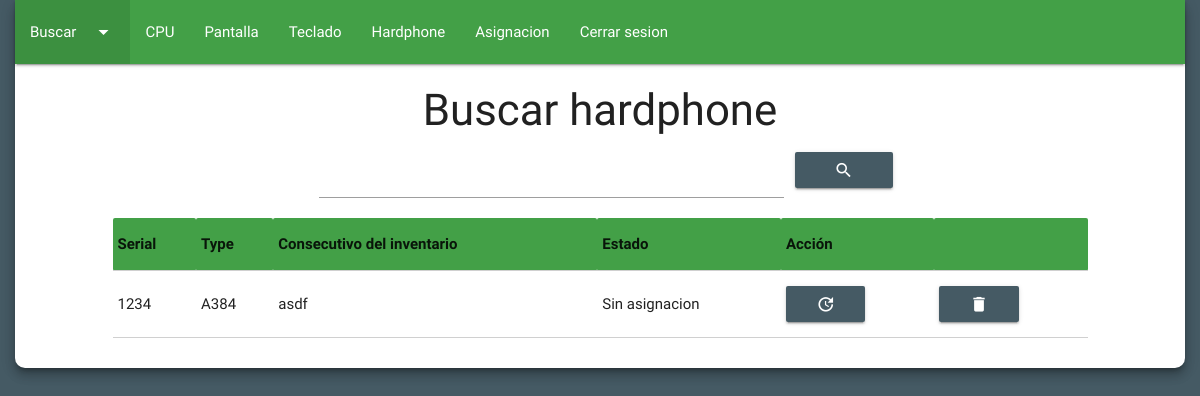
/?c=admin&a=ReadHardphone (signed in), run on an earlier commit of the app's database.
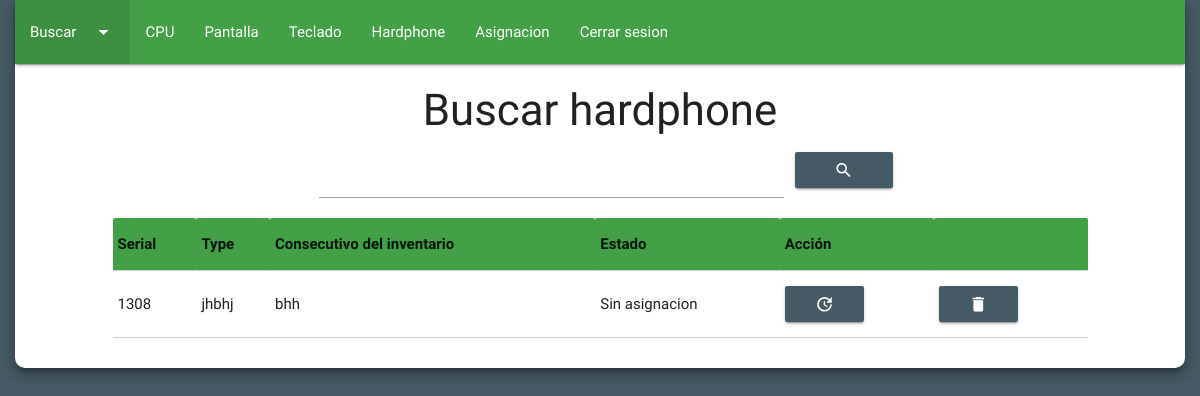
And on a later commit of the database.
### tables this page shows
CREATE TABLE `hardphone` (
  `hard_id` int(11) NOT NULL COMMENT 'En este campo se almacena la clave primaria de cada registro. Este campo es la llave primaria de la tabla.',
  `hard_serial` varchar(50) NOT NULL COMMENT 'En este campo se va a almacenar el serial del hardphone que se esta registrando.',
  `hard_type` varchar(50) NOT NULL COMMENT 'En este campo se va a almacenar el type del hardphone que se esta registrando.',
  `hard_consecutivo` varchar(50) NOT NULL COMMENT 'En este campo se va a almacenar el consecutivo de inventario de cada hardphone que se esta registrando.',
  `hard_extension` varchar(50) NOT NULL COMMENT 'En este campo se va a almacenar la extension en el que se encuentre asignado un hardphone determinado.',
  `hard_estado` varchar(50) NOT NULL COMMENT 'Este campo almacena el estado de un hardphone determinado, ya sea asignado o sin asignacion.'
);

### model/conn.model.php (called while the page is built, shortened)
<?php
class DataBase{
  private static $db_host = "localhost";
  private static $db_name = "inventario";
  private static $db_user = "root";
  private static $db_pass = "";
  private static $db_conn = null;
  public static function connect(){
    if(self::$db_conn == null){
      try{
        self::$db_conn = new PDO("mysql:host=".self::$db_host.";dbname=".self::$db_name,self::$db_user,self::$db_pass);
        self::$db_conn->exec("SET CHARACTER SET utf8");
      }catch(PDOException $e){
        die($e->getMessage());
      }
    }
    return self::$db_conn;
  }
}
?>

### model/user.model.php (called while the page is built, shortened)
<?php
class UserModel{
  private $pdo;
  public function __CONSTRUCT(){
    try{
      $this->pdo = DataBase::connect();
      $this->pdo->setAttribute(PDO::ATTR_ERRMODE,PDO::ERRMODE_EXCEPTION);
    }catch(PDOException $e){
      die($e->getMessage());
    }
  }
  public function ReadHardphone(){
    try {
      $sql= "SELECT * FROM hardphone";
      $query= $this->pdo->prepare($sql);
      $query->execute();
      $result= $query->fetchALL(PDO::FETCH_OBJ);
    } catch (PDOException $e) {
      die($e->getMessage());
    }
    return $result;
  }
}
 ?>

### view/modules/admin/readHardphone.php (the view, shortened to what this page needs)
<div class="row z-depth-4" id="cuerpo">
  <form class="" action="" method="post">
    <nav>
      <div class="nav-wrapper green darken-1">
        <ul>
          <li class="active"><a class="dropdown-button" data-activates="dropdown1" href="">Buscar<i class="material-icons right">arrow_drop_down</i></a></li>
          <li><a href="?c=admin&a=Equipo">CPU</a></li>
          <li><a href="?c=admin&a=Pantalla">Pantalla</a></li>
          <li><a href="?c=admin&a=Teclado">Teclado</a></li>
          <li><a href="?c=admin&a=Hardphone">Hardphone</a></li>
          <li><a href="?c=admin&a=Asignacion">Asignacion</a></li>
          <li><a href="?c=admin&a=logout" onclick="return confirm('¿Desea cerrar sesion?')">Cerrar sesion</a></li>
        </ul>
      </div>
    </nav>
    <form action="?c=admin&a=ReadHardphone" method="GET">
      <h3>Buscar hardphone</h3>
      <div class="col s5 offset-s3">
        <input type="text" name="user" autofocus>
      </div>
      <button type="submit" class="btn waves-effect waves-light col s1 blue-grey darken-2 tooltipped" data-position="right" data-tooltip="Buscar"><i class="small material-icons">search</i></button>
    </form>
    <?php
    if(isset($_POST['user'])){
      $user= $_POST['user'];
      $user= $this->model->SearchHardphone($user);
      if (count($user)>0){
        foreach($user as $row){ ?>
    <table class="highlight bordered col s10 offset-s1">
      <thead class="green darken-1">
        <tr>
          <th>Serial</th>
          <th>Type</th>
          <th>Consecutivo del inventario</th>
          <th>Estado</th>
          <th>Acción</th>
          <th></th>
        </tr>
      </thead>
      <tbody>
        <tr>
          <td><?php echo $row['hard_serial']; ?></td>
          <td><?php echo $row['hard_type']; ?></td>
          <td><?php echo $row['hard_consecutivo']; ?></td>
          <td><?php echo $row['hard_estado'] ?></td>
          <td><a href="?detalle=<?php echo $row['hard_serial']; ?>&c=admin&a=DetalleHardphone" class="btn waves-effect waves-light blue-grey darken-2 tooltipped" data-position="top" data-tooltip="Detalle del hardphone"><i class="small material-icons">update</i></a></td>
          <td><a href="?id=<?php echo $row['hard_id']; ?>&c=admin&a=DeleteHardphone" class="btn waves-effect waves-light blue-grey darken-2 tooltipped" data-position="right" data-tooltip="Eliminar hardphone" onclick="return confirm('¿Desea eliminar el hardphone permanentemente?')"><i class="small material-icons">delete</i></a></td>
        </tr>
      </tbody>
    </table>
  <?php }
  }else{
    echo "<br><br><br><br><h5 class='info'>No se han encontrado resultados</h5>";
  }
}else{ ?>
    <table class="highlight bordered col s10 offset-s1">
      <thead class="green darken-1">
        <tr>
          <th>Serial</th>
          <th>Type</th>
          <th>Consecutivo del inventario</th>
          <th>Estado</th>
          <th>Acción</th>
          <th></th>
        </tr>
      </thead>
      <?php foreach($result as $data){ ?>
      <tbody>
        <tr>
          <td><?php echo $data->hard_serial; ?></td>
          <td><?php echo $data->hard_type; ?></td>
          <td><?php echo $data->hard_consecutivo; ?></td>
          <td><?php echo $data->hard_estado; ?></td>
          <td><a href="?detalle=<?php echo $data->hard_serial; ?>&c=admin&a=DetalleHardphone" class="btn waves-effect waves-light blue-grey darken-2 tooltipped" data-position="top" data-tooltip="Detalle del hardphone"><i class="small material-icons">update</i></a></td>
          <td><a href="?id=<?php echo $data->hard_id; ?>&c=admin&a=DeleteHardphone" class="btn waves-effect waves-light blue-grey darken-2 tooltipped" data-position="right" data-tooltip="Eliminar hardphone" onclick="return confirm('¿Desea eliminar el hardphone permanentemente?')"><i class="small material-icons">delete</i></a></td>
        </tr>
      </tbody>
    <?php } ?>
    </table>
  <?php } ?>
  </form>
</div>

What changed in the data, as far as the page shows it:
removed hardphone: hard_serial "1234", hard_type "A384", hard_consecutivo "asdf", hard_estado "Sin asignacion"
added hardphone: hard_serial "1308", hard_type "jhbhj", hard_consecutivo "bhh", hard_estado "Sin asignacion"
